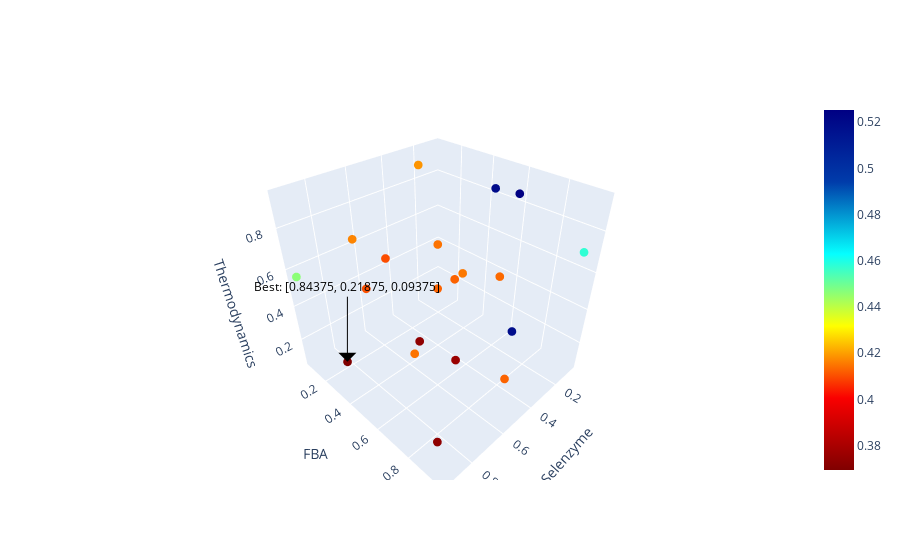

Notebook code for this chart:
### Code cell
legendgroup=[float(i) for i in data_sobol['all_runs']],
x = [data_sobol['all_runs'][i][0] for i in data_sobol['all_runs']]
y = [data_sobol['all_runs'][i][1] for i in data_sobol['all_runs']]
z = [data_sobol['all_runs'][i][2] for i in data_sobol['all_runs']]
fig = go.Figure(data=[go.Scatter3d(x=x, 
                                   y=y, 
                                   z=z,
                                   mode='markers',
                                   marker=dict(size=3,color=[float(i) for i in data_sobol['all_runs']], colorscale='Jet', reversescale=True, showscale=True)
                                  )])
fig.update_layout(scene = dict(
                    xaxis_title='Selenzyme',
                    yaxis_title='FBA',
                    zaxis_title='Thermodynamics'))

fig.update_layout(
    scene=dict(
        annotations=[dict(
            x=data_sobol['all_runs'][str(min([float(i) for i in data_sobol['all_runs']]))][0],
            y=data_sobol['all_runs'][str(min([float(i) for i in data_sobol['all_runs']]))][1],
            z=data_sobol['all_runs'][str(min([float(i) for i in data_sobol['all_runs']]))][2],
            text="Best: "+str(data_sobol['all_runs'][str(min([float(i) for i in data_sobol['all_runs']]))]),
            textangle=0,
            ax=0,
            ay=-75,
            font=dict(
                color="black",
                size=12
            ),
            arrowcolor="black",
            arrowsize=3,
            arrowwidth=1,
            arrowhead=1
        )]
    ),
)

fig.show()

### Figure 1 — Plotly figure (JSON) as saved in the notebook; plotly's stock layout.template omitted (floating-point values rounded to 4 significant figures)
{"data": [{"marker": {"color": [0.4126, 0.4168, 0.5186, 0.4146, 0.3734, 0.4104, 0.5253, 0.4127, 0.4153, 0.4462, 0.3761, 0.4187, 0.4146, 0.3734, 0.4577, 0.5194, 0.4127, 0.3695, 0.4135, 0.41], "colorscale": [[0, "rgb(0,0,131)"], [0.2, "rgb(0,60,170)"], [0.4, "rgb(5,255,255)"], [0.6, "rgb(255,255,0)"], [0.8, "rgb(250,0,0)"], [1, "rgb(128,0,0)"]], "reversescale": true, "showscale": true, "size": 3}, "mode": "markers", "type": "scatter3d", "x": [0.5, 0.75, 0.25, 0.375, 0.875, 0.625, 0.125, 0.1875, 0.6875, 0.9375, 0.4375, 0.3125, 0.8125, 0.5625, 0.0625, 0.09375, 0.5938, 0.8438, 0.3438, 0.4688], "y": [0.5, 0.25, 0.75, 0.375, 0.875, 0.125, 0.625, 0.3125, 0.8125, 0.0625, 0.5625, 0.1875, 0.6875, 0.4375, 0.9375, 0.4688, 0.9688, 0.2188, 0.7188, 0.09375], "z": [0.5, 0.75, 0.25, 0.625, 0.125, 0.375, 0.875, 0.3125, 0.8125, 0.5625, 0.0625, 0.9375, 0.4375, 0.1875, 0.6875, 0.8438, 0.3438, 0.09375, 0.5938, 0.4688]}], "layout": {"scene": {"annotations": [{"arrowcolor": "black", "arrowhead": 1, "arrowsize": 3, "arrowwidth": 1, "ax": 0, "ay": -75, "font": {"color": "black", "size": 12}, "text": "Best: [0.84375, 0.21875, 0.09375]", "textangle": 0, "x": 0.8438, "y": 0.2188, "z": 0.09375}], "xaxis": {"title": {"text": "Selenzyme"}}, "yaxis": {"title": {"text": "FBA"}}, "zaxis": {"title": {"text": "Thermodynamics"}}}}}
